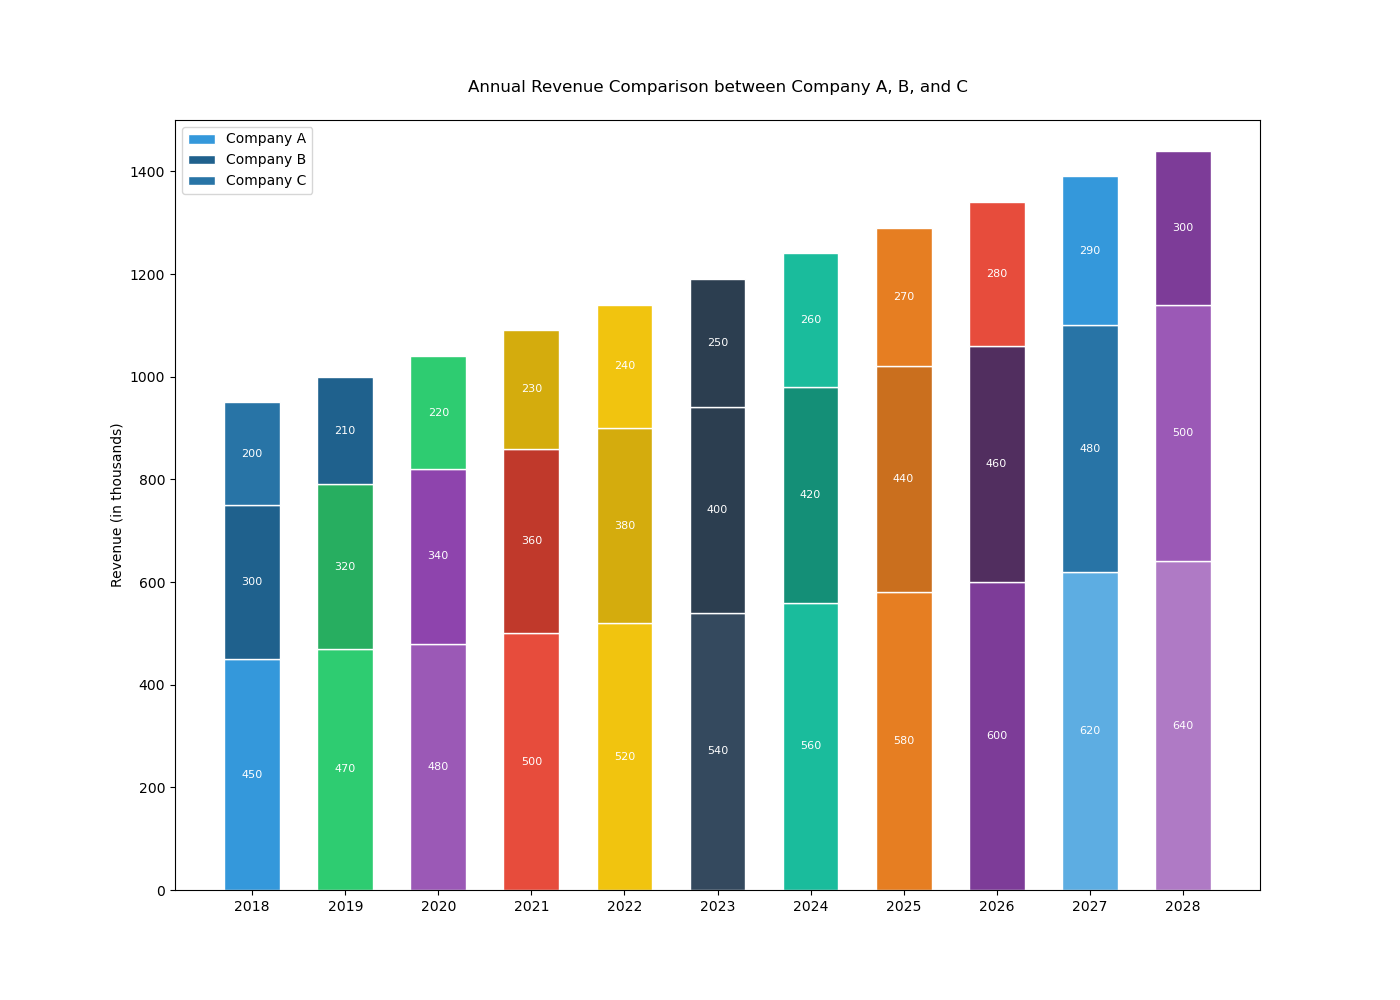

This figure's Python source:

import matplotlib.pyplot as plt

# Data
years = ['2018', '2019', '2020', '2021', '2022', '2023', '2024', '2025', '2026', '2027', '2028']
company_a_sales = [450, 470, 480, 500, 520, 540, 560, 580, 600, 620, 640]
company_b_sales = [300, 320, 340, 360, 380, 400, 420, 440, 460, 480, 500]
company_c_sales = [200, 210, 220, 230, 240, 250, 260, 270, 280, 290, 300]

# Colors
colors_a = ['#3498DB', '#2ECC71', '#9B59B6', '#E74C3C', '#F1C40F', '#34495E', '#1ABC9C', '#E67E22', '#7D3C98', '#5DADE2', '#AF7AC5']
colors_b = ['#1F618D', '#27AE60', '#8E44AD', '#C0392B', '#D4AC0D', '#2C3E50', '#148F77', '#CA6F1E', '#512E5F', '#2874A6', '#9B59B6']
colors_c = ['#2874A6', '#1F618D', '#2ECC71', '#D4AC0D', '#F1C40F', '#2C3E50', '#1ABC9C', '#E67E22', '#E74C3C', '#3498DB', '#7D3C98']

# Plot
fig, ax = plt.subplots(figsize=(14, 10))

bar_width = 0.6

bars_a = plt.bar(years, company_a_sales, color=colors_a, edgecolor='white', width=bar_width, label='Company A')
bars_b = plt.bar(years, company_b_sales, bottom=company_a_sales, color=colors_b, edgecolor='white', width=bar_width, label='Company B')
bars_c = plt.bar(years, company_c_sales, bottom=[i+j for i,j in zip(company_a_sales, company_b_sales)], color=colors_c, edgecolor='white', width=bar_width, label='Company C')

# Adding labels and title
plt.ylabel('Revenue (in thousands)')
plt.title('Annual Revenue Comparison between Company A, B, and C', pad=20)

# Adding numerical labels
for bar in bars_a:
    height = bar.get_height()
    ax.text(bar.get_x() + bar.get_width() / 2.0, height / 2, '%d' % int(height), ha='center', va='center', color='white', fontsize=8)
for bar in bars_b:
    height = bar.get_height() + bar.get_y()
    ax.text(bar.get_x() + bar.get_width() / 2.0, height - bar.get_height() / 2, '%d' % int(height - bar.get_y()), ha='center', va='center', color='white', fontsize=8)
for bar in bars_c:
    height = bar.get_height() + bar.get_y()
    ax.text(bar.get_x() + bar.get_width() / 2.0, height - bar.get_height() / 2, '%d' % int(height - bar.get_y()), ha='center', va='center', color='white', fontsize=8)

# Customizing the axes
plt.ylim(0, 1500)

# Adding legend
plt.legend(loc='upper left')

# Display the plot
plt.show()
